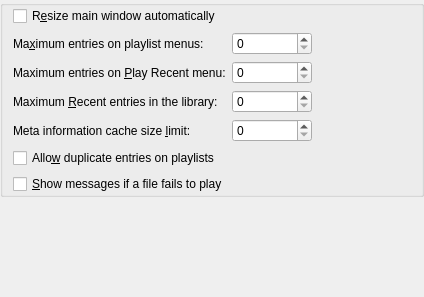
<?xml version="1.0" encoding="UTF-8"?>
<ui version="4.0">
 <class>KPlayerSettingsGeneralPage</class>
 <widget class="QFrame" name="KPlayerSettingsGeneralPage">
  <property name="geometry">
   <rect>
    <x>0</x>
    <y>0</y>
    <width>424</width>
    <height>297</height>
   </rect>
  </property>
  <property name="frameShape">
   <enum>QFrame::NoFrame</enum>
  </property>
  <property name="frameShadow">
   <enum>QFrame::Plain</enum>
  </property>
  <property name="lineWidth">
   <number>0</number>
  </property>
  <layout class="QGridLayout">
   <item row="0" column="0">
    <widget class="QGroupBox" name="groupBox1">
     <property name="sizePolicy">
      <sizepolicy hsizetype="Preferred" vsizetype="Preferred">
       <horstretch>0</horstretch>
       <verstretch>0</verstretch>
      </sizepolicy>
     </property>
     <layout class="QVBoxLayout">
      <property name="leftMargin">
       <number>10</number>
      </property>
      <item>
       <widget class="QCheckBox" name="c_resize_automatically">
        <property name="toolTip">
         <string>Resize main window automatically to make video area the correct size</string>
        </property>
        <property name="whatsThis">
         <string>Option to choose whether to automatically resize main KPlayer window so that the video area is of the desired size.</string>
        </property>
        <property name="text">
         <string>R&amp;esize main window automatically</string>
        </property>
       </widget>
      </item>
      <item>
       <layout class="QGridLayout">
        <item row="0" column="0">
         <widget class="QLabel" name="l_playlist_menu_size">
          <property name="sizePolicy">
           <sizepolicy hsizetype="Minimum" vsizetype="Preferred">
            <horstretch>0</horstretch>
            <verstretch>0</verstretch>
           </sizepolicy>
          </property>
          <property name="toolTip">
           <string>Maximum number of entries on Play List and Add To Playlist menus</string>
          </property>
          <property name="whatsThis">
           <string>Option to specify the maximum number of entries on Play List and Add To Playlist menus.</string>
          </property>
          <property name="text">
           <string>Ma&amp;ximum entries on playlist menus:</string>
          </property>
          <property name="alignment">
           <set>Qt::AlignLeading|Qt::AlignLeft|Qt::AlignVCenter</set>
          </property>
          <property name="wordWrap">
           <bool>false</bool>
          </property>
          <property name="buddy">
           <cstring>c_playlist_menu_size</cstring>
          </property>
         </widget>
        </item>
        <item row="0" column="1">
         <widget class="KIntSpinBox" name="c_playlist_menu_size">
          <property name="sizePolicy">
           <sizepolicy hsizetype="Fixed" vsizetype="Fixed">
            <horstretch>0</horstretch>
            <verstretch>0</verstretch>
           </sizepolicy>
          </property>
          <property name="minimumSize">
           <size>
            <width>80</width>
            <height>0</height>
           </size>
          </property>
          <property name="maximumSize">
           <size>
            <width>80</width>
            <height>32767</height>
           </size>
          </property>
          <property name="toolTip">
           <string>Maximum number of entries on Play List and Add To Playlist menus</string>
          </property>
          <property name="whatsThis">
           <string>Option to specify the maximum number of entries on Play List and Add To Playlist menus.</string>
          </property>
         </widget>
        </item>
        <item row="1" column="0">
         <widget class="QLabel" name="l_recent_menu_size">
          <property name="sizePolicy">
           <sizepolicy hsizetype="Minimum" vsizetype="Preferred">
            <horstretch>0</horstretch>
            <verstretch>0</verstretch>
           </sizepolicy>
          </property>
          <property name="toolTip">
           <string>Maximum number of entries on the Play Recent menu</string>
          </property>
          <property name="whatsThis">
           <string>Option to specify the maximum number of entries on the Play Recent menu. If this number is exceeded, the oldest entries will be removed.</string>
          </property>
          <property name="text">
           <string>Maximum entries on &amp;Play Recent menu:</string>
          </property>
          <property name="alignment">
           <set>Qt::AlignLeading|Qt::AlignLeft|Qt::AlignVCenter</set>
          </property>
          <property name="wordWrap">
           <bool>false</bool>
          </property>
          <property name="buddy">
           <cstring>c_recent_menu_size</cstring>
          </property>
         </widget>
        </item>
        <item row="1" column="1">
         <widget class="KIntSpinBox" name="c_recent_menu_size">
          <property name="sizePolicy">
           <sizepolicy hsizetype="Fixed" vsizetype="Fixed">
            <horstretch>0</horstretch>
            <verstretch>0</verstretch>
           </sizepolicy>
          </property>
          <property name="minimumSize">
           <size>
            <width>80</width>
            <height>0</height>
           </size>
          </property>
          <property name="maximumSize">
           <size>
            <width>80</width>
            <height>32767</height>
           </size>
          </property>
          <property name="toolTip">
           <string>Maximum number of entries on the Play Recent menu</string>
          </property>
          <property name="whatsThis">
           <string>Option to specify the maximum number of entries on the Play Recent menu. If this number is exceeded, the oldest entries will be removed.</string>
          </property>
          <property name="maximum">
           <number>99</number>
          </property>
         </widget>
        </item>
        <item row="2" column="0">
         <widget class="QLabel" name="l_recent_list_size">
          <property name="sizePolicy">
           <sizepolicy hsizetype="Minimum" vsizetype="Preferred">
            <horstretch>0</horstretch>
            <verstretch>0</verstretch>
           </sizepolicy>
          </property>
          <property name="toolTip">
           <string>Maximum number of entries on the Recent list in the multimedia library</string>
          </property>
          <property name="whatsThis">
           <string>Option to specify the maximum number of entries on the Recent list in the multimedia library. If this number is exceeded, the oldest entries will be removed.</string>
          </property>
          <property name="text">
           <string>Maximum &amp;Recent entries in the library:</string>
          </property>
          <property name="alignment">
           <set>Qt::AlignLeading|Qt::AlignLeft|Qt::AlignVCenter</set>
          </property>
          <property name="wordWrap">
           <bool>false</bool>
          </property>
          <property name="buddy">
           <cstring>c_recent_list_size</cstring>
          </property>
         </widget>
        </item>
        <item row="2" column="1">
         <widget class="KIntSpinBox" name="c_recent_list_size">
          <property name="sizePolicy">
           <sizepolicy hsizetype="Fixed" vsizetype="Fixed">
            <horstretch>0</horstretch>
            <verstretch>0</verstretch>
           </sizepolicy>
          </property>
          <property name="minimumSize">
           <size>
            <width>80</width>
            <height>0</height>
           </size>
          </property>
          <property name="maximumSize">
           <size>
            <width>80</width>
            <height>32767</height>
           </size>
          </property>
          <property name="toolTip">
           <string>Maximum number of entries on the Recent list in the multimedia library</string>
          </property>
          <property name="whatsThis">
           <string>Option to specify the maximum number of entries on the Recent list in the multimedia library. If this number is exceeded, the oldest entries will be removed.</string>
          </property>
          <property name="maximum">
           <number>99999</number>
          </property>
         </widget>
        </item>
        <item row="3" column="0">
         <widget class="QLabel" name="l_cache_size_limit">
          <property name="sizePolicy">
           <sizepolicy hsizetype="Minimum" vsizetype="Preferred">
            <horstretch>0</horstretch>
            <verstretch>0</verstretch>
           </sizepolicy>
          </property>
          <property name="toolTip">
           <string>Maximum number of entries for which KPlayer remembers properties</string>
          </property>
          <property name="whatsThis">
           <string>Option that shows and allows you to change the maximum number of entries for which KPlayer remembers properties, even if they are no longer on playlist. If the limit is exceeded, the oldest existing entries are removed from cache.</string>
          </property>
          <property name="text">
           <string>Meta information cache size &amp;limit:</string>
          </property>
          <property name="alignment">
           <set>Qt::AlignLeading|Qt::AlignLeft|Qt::AlignVCenter</set>
          </property>
          <property name="wordWrap">
           <bool>false</bool>
          </property>
          <property name="buddy">
           <cstring>c_cache_size_limit</cstring>
          </property>
         </widget>
        </item>
        <item row="3" column="1">
         <widget class="KIntSpinBox" name="c_cache_size_limit">
          <property name="sizePolicy">
           <sizepolicy hsizetype="Fixed" vsizetype="Fixed">
            <horstretch>0</horstretch>
            <verstretch>0</verstretch>
           </sizepolicy>
          </property>
          <property name="minimumSize">
           <size>
            <width>80</width>
            <height>0</height>
           </size>
          </property>
          <property name="maximumSize">
           <size>
            <width>80</width>
            <height>32767</height>
           </size>
          </property>
          <property name="toolTip">
           <string>Maximum number of entries for which KPlayer remembers properties</string>
          </property>
          <property name="whatsThis">
           <string>Option that shows and allows you to change the maximum number of entries for which KPlayer remembers properties, even if they are no longer on playlist. If the limit is exceeded, the oldest existing entries are removed from cache.</string>
          </property>
          <property name="maximum">
           <number>99999</number>
          </property>
         </widget>
        </item>
        <item row="0" column="2" rowspan="4">
         <spacer name="horizontalSpacer">
          <property name="orientation">
           <enum>Qt::Horizontal</enum>
          </property>
          <property name="sizeHint" stdset="0">
           <size>
            <width>40</width>
            <height>20</height>
           </size>
          </property>
         </spacer>
        </item>
       </layout>
      </item>
      <item>
       <widget class="QCheckBox" name="c_allow_duplicate_entries">
        <property name="toolTip">
         <string>Allow multiple entries with the same URL on playlists</string>
        </property>
        <property name="whatsThis">
         <string>Option to choose whether to allow multiple entries having the exact same URL on playlist. Duplicate entries will have the same set of file properties. If this option is not selected, and you put a new entry with the same URL as an existing one on a playlist, the old entry will be removed.</string>
        </property>
        <property name="text">
         <string>Allo&amp;w duplicate entries on playlists</string>
        </property>
       </widget>
      </item>
      <item>
       <widget class="QCheckBox" name="c_show_messages_on_error">
        <property name="toolTip">
         <string>Show message log if KPlayer encounters an error when trying to play a file</string>
        </property>
        <property name="whatsThis">
         <string>Option to choose whether to show message log if KPlayer encounters an error when trying to play a file, so you can look at the end of the log to see what the error was.</string>
        </property>
        <property name="text">
         <string>&amp;Show messages if a file fails to play</string>
        </property>
       </widget>
      </item>
     </layout>
    </widget>
   </item>
   <item row="1" column="0">
    <spacer name="verticalSpacer">
     <property name="orientation">
      <enum>Qt::Vertical</enum>
     </property>
     <property name="sizeHint" stdset="0">
      <size>
       <width>20</width>
       <height>40</height>
      </size>
     </property>
    </spacer>
   </item>
  </layout>
 </widget>
 <layoutdefault spacing="6" margin="0"/>
 <customwidgets>
  <customwidget>
   <class>KIntSpinBox</class>
   <extends>QSpinBox</extends>
   <header>knuminput.h</header>
  </customwidget>
 </customwidgets>
 <resources/>
 <connections/>
</ui>
